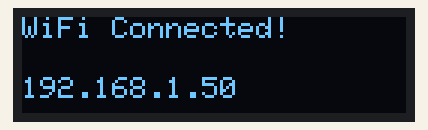
Bench run of a sketch on a simulated ESP32. On the bench: 128×32 one-colour display. WiFi joins after 1.5 s; servers stay silent unless stated; what the sketch prints to the serial monitor is not drawn.

Above: at 1.6 s.

The sketch:

ESP32_OLED_Display_web.ino
```cpp
//ESP32                OLED
//3.3V    --------→   VCC
//GND     --------→   GND
//GPIO22  --------→   SCL
//GPIO21  --------→   SDA
#include <Wire.h>
#include <Adafruit_GFX.h>
#include <Adafruit_SSD1306.h>
#include <WiFi.h>
#include <WebServer.h>

#define SCREEN_WIDTH 128 // OLED顯示器寬度，單位像素
#define SCREEN_HEIGHT 32 // OLED顯示器高度，單位像素（0.96吋為32或64）
#define OLED_RESET    -1 // Reset pin
#define SCREEN_ADDRESS 0x3C // OLED的I2C地址

Adafruit_SSD1306 display(SCREEN_WIDTH, SCREEN_HEIGHT, &Wire, OLED_RESET);
WebServer server(80);

// WiFi設定
const char* ssid = "ros";     // 請更改為您的WiFi名稱
const char* password = "bottle0616"; // 請更改為您的WiFi密碼

// 網頁HTML
const char index_html[] PROGMEM = R"rawliteral(
<!DOCTYPE HTML>
<html>
<head>
    <meta charset="UTF-8">
    <title>ESP32 OLED 控制</title>
    <style>
        body {
            font-family: Arial, sans-serif;
            margin: 0;
            padding: 20px;
            background-color: #f0f0f0;
        }
        .container {
            max-width: 600px;
            margin: 0 auto;
            background-color: white;
            padding: 20px;
            border-radius: 10px;
            box-shadow: 0 2px 5px rgba(0,0,0,0.1);
        }
        h1 {
            color: #333;
            text-align: center;
        }
        .input-group {
            margin: 20px 0;
        }
        input[type="text"] {
            width: 100%;
            padding: 10px;
            margin: 10px 0;
            border: 1px solid #ddd;
            border-radius: 5px;
            box-sizing: border-box;
        }
        button {
            width: 100%;
            padding: 10px;
            background-color: #4CAF50;
            color: white;
            border: none;
            border-radius: 5px;
            cursor: pointer;
        }
        button:hover {
            background-color: #45a049;
        }
        #status {
            margin-top: 20px;
            padding: 10px;
            border-radius: 5px;
            text-align: center;
        }
    </style>
</head>
<body>
    <div class="container">
        <h1>ESP32 OLED 顯示控制</h1>
        <div class="input-group">
            <input type="text" id="text" placeholder="請輸入要顯示的文字">
            <button onclick="sendText()">發送到 OLED</button>
        </div>
        <div id="status"></div>
    </div>
    <script>
        function sendText() {
            var text = document.getElementById('text').value;
            var xhr = new XMLHttpRequest();
            xhr.open('POST', '/display', true);
            xhr.setRequestHeader('Content-Type', 'application/x-www-form-urlencoded');
            xhr.onreadystatechange = function() {
                if (xhr.readyState == 4) {
                    if (xhr.status == 200) {
                        document.getElementById('status').innerHTML = '發送成功！';
                        document.getElementById('status').style.backgroundColor = '#dff0d8';
                        document.getElementById('status').style.color = '#3c763d';
                    } else {
                        document.getElementById('status').innerHTML = '發送失敗！';
                        document.getElementById('status').style.backgroundColor = '#f2dede';
                        document.getElementById('status').style.color = '#a94442';
                    }
                }
            };
            xhr.send('text=' + encodeURIComponent(text));
        }
    </script>
</body>
</html>
)rawliteral";

void setup() {
  Serial.begin(115200);

  // 初始化OLED
  if(!display.begin(SSD1306_SWITCHCAPVCC, SCREEN_ADDRESS)) {
    Serial.println(F("SSD1306初始化失敗"));
    for(;;); // 無限循環
  }

  // 清除顯示緩衝
  display.clearDisplay();
  display.setTextSize(1);
  display.setTextColor(SSD1306_WHITE);
  display.display();

  // 連接WiFi
  WiFi.begin(ssid, password);
  while (WiFi.status() != WL_CONNECTED) {
    delay(500);
    Serial.print(".");
  }
  Serial.println("");
  Serial.println("WiFi已連接");
  Serial.println("IP位址: ");
  Serial.println(WiFi.localIP());

  // 在OLED上顯示IP位址
  display.clearDisplay();
  display.setCursor(0,0);
  display.println("WiFi Connected!");
  display.setCursor(0,20);
  display.println(WiFi.localIP().toString());
  display.display();

  // 設置網頁路由
  server.on("/", HTTP_GET, []() {
    server.send(200, "text/html", index_html);
  });

  server.on("/display", HTTP_POST, []() {
    String text = server.arg("text");
    display.clearDisplay();
    display.setCursor(0,0);
    display.println(text);
    display.display();
    server.send(200, "text/plain", "OK");
  });

  server.begin();
}

void loop() {
  server.handleClient();
} 
```
